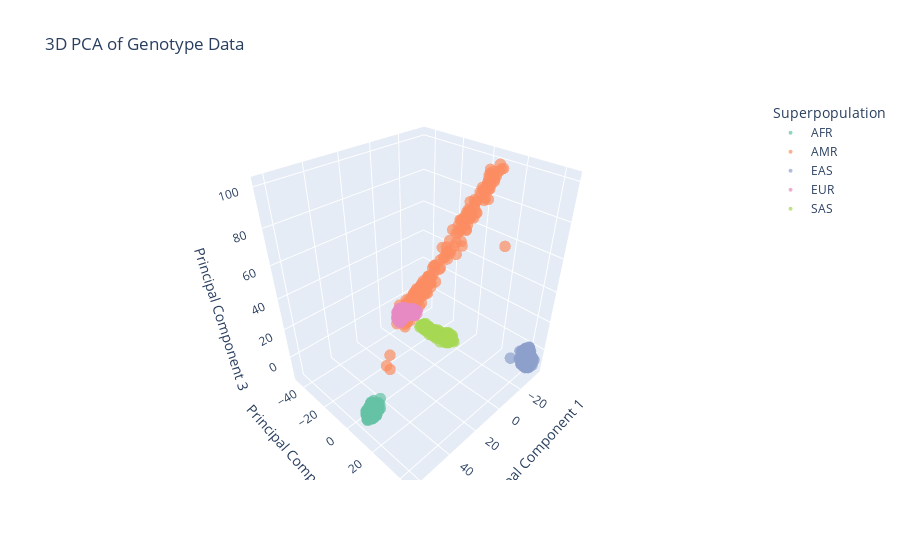

The notebook cell saved with this chart:
### Markdown cell above
> 4 to 5 components are able to capture most of the linear effects in the data, as we see in the scree plot and in the cumulative variance explained plot that the curve starts to flatten out after the 4th or 5th component. With 5 components we explain around 90% of the variance in the data. Yes we would say that PCA is a good dimension reduction technique in this case, as we can reduce the dimensionality of the data from 39,182 SNPs to just 5 principal components. We see that the superpopulations are well separated on the first two components, with distinct clusters for each superpopulation. However the american population is more spread out and overlaps with other populations, likely due to its admixed nature.

### Code cell
pca_3d_df = pd.DataFrame({
    'PC1': genotypes_pca[:, 0],
    'PC2': genotypes_pca[:, 1],
    'PC3': genotypes_pca[:, 2],
    'Superpopulation': genotypes_annotation["1000G superpopulation code"]
})

fig = px.scatter_3d(
    pca_3d_df,
    x='PC1',
    y='PC2',
    z='PC3',
    color='Superpopulation',
    color_discrete_sequence=px.colors.qualitative.Set2,
    title="3D PCA of Genotype Data",
    labels={
        'PC1': 'Principal Component 1',
        'PC2': 'Principal Component 2',
        'PC3': 'Principal Component 3'
    },
    opacity=0.7
)

fig.update_traces(marker=dict(size=4))
fig.show()

### Figure 1 — Plotly figure (JSON) as saved in the notebook; plotly's stock layout.template omitted (floating-point values rounded to 4 significant figures; data arrays with more than 128 entries replaced by an {"elided": "..."} marker saying what was removed)
{"data": [{"hovertemplate": "Superpopulation=AFR<br>Principal Component 1=%{x}<br>Principal Component 2=%{y}<br>Principal Component 3=%{z}<extra></extra>", "legendgroup": "AFR", "marker": {"color": "rgb(102,194,165)", "opacity": 0.7, "size": 4, "symbol": "circle"}, "mode": "markers", "name": "AFR", "scene": "scene", "showlegend": true, "type": "scatter3d", "x": {"elided": "504 float values"}, "y": {"elided": "504 float values"}, "z": {"elided": "504 float values"}}, {"hovertemplate": "Superpopulation=AMR<br>Principal Component 1=%{x}<br>Principal Component 2=%{y}<br>Principal Component 3=%{z}<extra></extra>", "legendgroup": "AMR", "marker": {"color": "rgb(252,141,98)", "opacity": 0.7, "size": 4, "symbol": "circle"}, "mode": "markers", "name": "AMR", "scene": "scene", "showlegend": true, "type": "scatter3d", "x": {"elided": "283 float values"}, "y": {"elided": "283 float values"}, "z": {"elided": "283 float values"}}, {"hovertemplate": "Superpopulation=EAS<br>Principal Component 1=%{x}<br>Principal Component 2=%{y}<br>Principal Component 3=%{z}<extra></extra>", "legendgroup": "EAS", "marker": {"color": "rgb(141,160,203)", "opacity": 0.7, "size": 4, "symbol": "circle"}, "mode": "markers", "name": "EAS", "scene": "scene", "showlegend": true, "type": "scatter3d", "x": {"elided": "504 float values"}, "y": {"elided": "504 float values"}, "z": {"elided": "504 float values"}}, {"hovertemplate": "Superpopulation=EUR<br>Principal Component 1=%{x}<br>Principal Component 2=%{y}<br>Principal Component 3=%{z}<extra></extra>", "legendgroup": "EUR", "marker": {"color": "rgb(231,138,195)", "opacity": 0.7, "size": 4, "symbol": "circle"}, "mode": "markers", "name": "EUR", "scene": "scene", "showlegend": true, "type": "scatter3d", "x": {"elided": "503 float values"}, "y": {"elided": "503 float values"}, "z": {"elided": "503 float values"}}, {"hovertemplate": "Superpopulation=SAS<br>Principal Component 1=%{x}<br>Principal Component 2=%{y}<br>Principal Component 3=%{z}<extra></extra>", "legendgroup": "SAS", "marker": {"color": "rgb(166,216,84)", "opacity": 0.7, "size": 4, "symbol": "circle"}, "mode": "markers", "name": "SAS", "scene": "scene", "showlegend": true, "type": "scatter3d", "x": {"elided": "182 float values"}, "y": {"elided": "182 float values"}, "z": {"elided": "182 float values"}}], "layout": {"legend": {"title": {"text": "Superpopulation"}, "tracegroupgap": 0}, "scene": {"domain": {"x": [0, 1], "y": [0, 1]}, "xaxis": {"title": {"text": "Principal Component 1"}}, "yaxis": {"title": {"text": "Principal Component 2"}}, "zaxis": {"title": {"text": "Principal Component 3"}}}, "title": {"text": "3D PCA of Genotype Data"}}}
